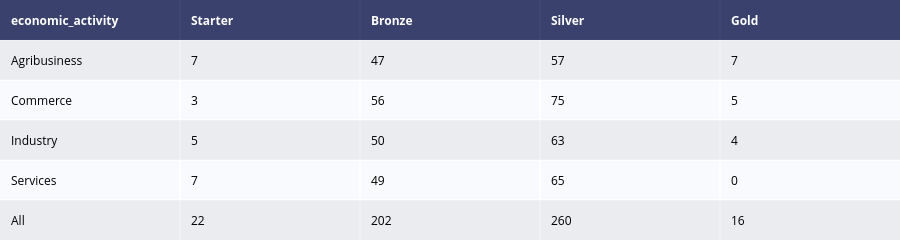

This figure's notebook cell:
### Code cell
# Contingence Table between Economic Activity and Target
economic_crosstab = pd.crosstab(df_segments['economic_activity'], df_segments['customer_segment'], margins=True)[target_list].reset_index()

economic_table = ff.create_table(economic_crosstab)

economic_table.show()

### Figure 1 — Plotly figure (JSON) as saved in the notebook; plotly's stock layout.template omitted (floating-point values rounded to 4 significant figures)
{"data": [{"colorscale": [[0, "#00083e"], [0.5, "#ededee"], [1, "#ffffff"]], "hoverinfo": "none", "opacity": 0.75, "showscale": false, "type": "heatmap", "z": [[0, 0, 0, 0, 0], [0.5, 0.5, 0.5, 0.5, 0.5], [1, 1, 1, 1, 1], [0.5, 0.5, 0.5, 0.5, 0.5], [1, 1, 1, 1, 1], [0.5, 0.5, 0.5, 0.5, 0.5]]}], "layout": {"annotations": [{"align": "left", "font": {"color": "#ffffff"}, "showarrow": false, "text": "<b>economic_activity</b>", "x": -0.45, "xanchor": "left", "xref": "x", "y": 0, "yref": "y"}, {"align": "left", "font": {"color": "#ffffff"}, "showarrow": false, "text": "<b>Starter</b>", "x": 0.55, "xanchor": "left", "xref": "x", "y": 0, "yref": "y"}, {"align": "left", "font": {"color": "#ffffff"}, "showarrow": false, "text": "<b>Bronze</b>", "x": 1.55, "xanchor": "left", "xref": "x", "y": 0, "yref": "y"}, {"align": "left", "font": {"color": "#ffffff"}, "showarrow": false, "text": "<b>Silver</b>", "x": 2.55, "xanchor": "left", "xref": "x", "y": 0, "yref": "y"}, {"align": "left", "font": {"color": "#ffffff"}, "showarrow": false, "text": "<b>Gold</b>", "x": 3.55, "xanchor": "left", "xref": "x", "y": 0, "yref": "y"}, {"align": "left", "font": {"color": "#000000"}, "showarrow": false, "text": "Agribusiness", "x": -0.45, "xanchor": "left", "xref": "x", "y": 1, "yref": "y"}, {"align": "left", "font": {"color": "#000000"}, "showarrow": false, "text": "7", "x": 0.55, "xanchor": "left", "xref": "x", "y": 1, "yref": "y"}, {"align": "left", "font": {"color": "#000000"}, "showarrow": false, "text": "47", "x": 1.55, "xanchor": "left", "xref": "x", "y": 1, "yref": "y"}, {"align": "left", "font": {"color": "#000000"}, "showarrow": false, "text": "57", "x": 2.55, "xanchor": "left", "xref": "x", "y": 1, "yref": "y"}, {"align": "left", "font": {"color": "#000000"}, "showarrow": false, "text": "7", "x": 3.55, "xanchor": "left", "xref": "x", "y": 1, "yref": "y"}, {"align": "left", "font": {"color": "#000000"}, "showarrow": false, "text": "Commerce", "x": -0.45, "xanchor": "left", "xref": "x", "y": 2, "yref": "y"}, {"align": "left", "font": {"color": "#000000"}, "showarrow": false, "text": "3", "x": 0.55, "xanchor": "left", "xref": "x", "y": 2, "yref": "y"}, {"align": "left", "font": {"color": "#000000"}, "showarrow": false, "text": "56", "x": 1.55, "xanchor": "left", "xref": "x", "y": 2, "yref": "y"}, {"align": "left", "font": {"color": "#000000"}, "showarrow": false, "text": "75", "x": 2.55, "xanchor": "left", "xref": "x", "y": 2, "yref": "y"}, {"align": "left", "font": {"color": "#000000"}, "showarrow": false, "text": "5", "x": 3.55, "xanchor": "left", "xref": "x", "y": 2, "yref": "y"}, {"align": "left", "font": {"color": "#000000"}, "showarrow": false, "text": "Industry", "x": -0.45, "xanchor": "left", "xref": "x", "y": 3, "yref": "y"}, {"align": "left", "font": {"color": "#000000"}, "showarrow": false, "text": "5", "x": 0.55, "xanchor": "left", "xref": "x", "y": 3, "yref": "y"}, {"align": "left", "font": {"color": "#000000"}, "showarrow": false, "text": "50", "x": 1.55, "xanchor": "left", "xref": "x", "y": 3, "yref": "y"}, {"align": "left", "font": {"color": "#000000"}, "showarrow": false, "text": "63", "x": 2.55, "xanchor": "left", "xref": "x", "y": 3, "yref": "y"}, {"align": "left", "font": {"color": "#000000"}, "showarrow": false, "text": "4", "x": 3.55, "xanchor": "left", "xref": "x", "y": 3, "yref": "y"}, {"align": "left", "font": {"color": "#000000"}, "showarrow": false, "text": "Services", "x": -0.45, "xanchor": "left", "xref": "x", "y": 4, "yref": "y"}, {"align": "left", "font": {"color": "#000000"}, "showarrow": false, "text": "7", "x": 0.55, "xanchor": "left", "xref": "x", "y": 4, "yref": "y"}, {"align": "left", "font": {"color": "#000000"}, "showarrow": false, "text": "49", "x": 1.55, "xanchor": "left", "xref": "x", "y": 4, "yref": "y"}, {"align": "left", "font": {"color": "#000000"}, "showarrow": false, "text": "65", "x": 2.55, "xanchor": "left", "xref": "x", "y": 4, "yref": "y"}, {"align": "left", "font": {"color": "#000000"}, "showarrow": false, "text": "0", "x": 3.55, "xanchor": "left", "xref": "x", "y": 4, "yref": "y"}, {"align": "left", "font": {"color": "#000000"}, "showarrow": false, "text": "All", "x": -0.45, "xanchor": "left", "xref": "x", "y": 5, "yref": "y"}, {"align": "left", "font": {"color": "#000000"}, "showarrow": false, "text": "22", "x": 0.55, "xanchor": "left", "xref": "x", "y": 5, "yref": "y"}, {"align": "left", "font": {"color": "#000000"}, "showarrow": false, "text": "202", "x": 1.55, "xanchor": "left", "xref": "x", "y": 5, "yref": "y"}, {"align": "left", "font": {"color": "#000000"}, "showarrow": false, "text": "260", "x": 2.55, "xanchor": "left", "xref": "x", "y": 5, "yref": "y"}, {"align": "left", "font": {"color": "#000000"}, "showarrow": false, "text": "16", "x": 3.55, "xanchor": "left", "xref": "x", "y": 5, "yref": "y"}], "height": 230, "margin": {"b": 0, "l": 0, "r": 0, "t": 0}, "xaxis": {"dtick": 1, "gridwidth": 2, "showticklabels": false, "tick0": -0.5, "ticks": "", "zeroline": false}, "yaxis": {"autorange": "reversed", "dtick": 1, "gridwidth": 2, "showticklabels": false, "tick0": 0.5, "ticks": "", "zeroline": false}}}
